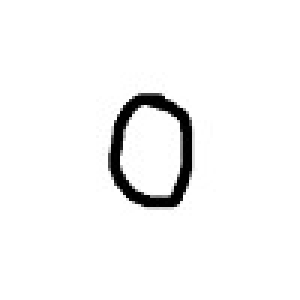
#> input picture dataset/0/B0_01.jpg, 100 x 100 px (shown 3 times larger); its folder holds only this picture in this run
$ jupyter execute --allow-errors Bangla_HandWriting_Digit_Classification.ipynb
#> lines starting #> are read from the running program, lines starting #| are printed output that depends on the picture; after the words box and inside, x2 and y2 are one past the last pixel; in counts of white or black regions, pixels touching at a corner belong together
[cell 1]
import warnings
warnings.filterwarnings('ignore')
import cv2
import numpy as np
import os
import matplotlib.pyplot as plt
from sklearn.model_selection import train_test_split
from tensorflow.keras.preprocessing.image import ImageDataGenerator
from keras.utils import to_categorical
from tensorflow.keras.models import Sequential
from tensorflow.keras.layers import Conv2D, Dense, MaxPooling2D, Activation, Dropout, Flatten
from tensorflow.keras.optimizers import Adam

path='dataset'
images=[]
classNo=[]
testRatio=0.2
valRatio=0.2
imgDimension=(32,32,3)

[cell 2]
myList=os.listdir(path)

numOfClasses=len(myList)

print("Importing Classes..........")
for x in range(0, numOfClasses):
	myPicList=os.listdir(path+"/"+str(x))
	for y in myPicList:
		curImg=cv2.imread(path+"/"+str(x)+"/"+y)
#> curImg is the input picture: shape (100, 100, 3); min 0, max 255, mean 245.5
		curImg=cv2.resize(curImg,(imgDimension[0],imgDimension[1]))
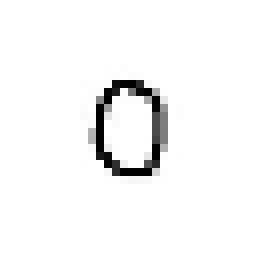
#> curImg: shape (32, 32, 3) (shown 8 times larger); min 0, max 255, mean 245.5
		images.append(curImg)
		classNo.append(x)
	print(x)
#> pass 2 of the loop `for x in range(0, numOfClasses):`:
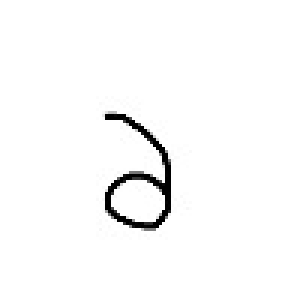
#> input picture dataset/1/B1_01.jpg, 100 x 100 px (shown 3 times larger)
#> curImg is the input picture: shape (100, 100, 3); min 0, max 255, mean 249.7
#> `curImg=cv2.resize(curImg,(imgDimension[0],imgDimension[1]))`:
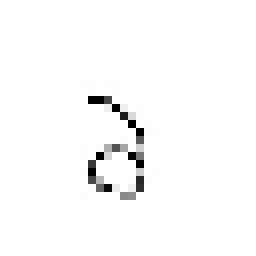
#> curImg: shape (32, 32, 3) (shown 8 times larger); min 0, max 255, mean 249.9

images=np.array(images)
classNo=np.array(classNo)

[cell 3]
x_train, x_test, y_train, y_test=train_test_split(images, classNo, test_size=testRatio)
#> y_train = [0]; y_test = [1]
#> (the rest of this cell did not finish here and is left out)

[cell 4]
numOfSample=[]

for x in range(0,numOfClasses):
	numOfSample.append(len(np.where(y_train==x)[0]))
#> after the loop, numOfSample = [1, 0]


plt.figure(figsize=(10,5))
plt.bar(range(0, numOfClasses),numOfSample)
plt.title("Bar Plot of Classes & Images")
plt.xlabel("No Of Classes")
plt.ylabel("No of Images")
plt.show()
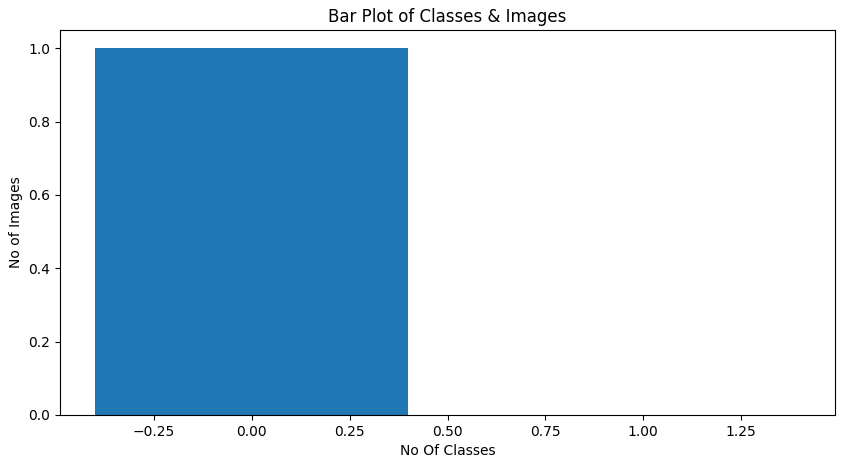
#> figure drawn by matplotlib, 1 panel

[cell 5]
def preprocessing(img):
	# img=np.astype("uint8")
	img=cv2.cvtColor(img, cv2.COLOR_BGR2GRAY)
	_, img = cv2.threshold(img, 170, 255, cv2.THRESH_BINARY)
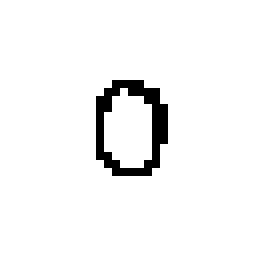
#> img: shape (32, 32) (shown 8 times larger); 95.7% white; black in thin lines or dots, all inside (x1, y1, x2, y2) = (12, 10, 21, 22)
	img=cv2.equalizeHist(img)
	img=img/255
	return img


x_train=np.array(list(map(preprocessing, x_train)))
x_test=np.array(list(map(preprocessing, x_test)))
#> in preprocessing (call 2), `img=cv2.cvtColor(img, cv2.COLOR_BGR2GRAY)`:
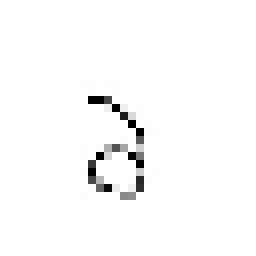
#> img: shape (32, 32) (shown 8 times larger); min 0, max 255, mean 249.9
#> in preprocessing (call 2), `_, img = cv2.threshold(img, 170, 255, cv2.THRESH_BINARY)`:
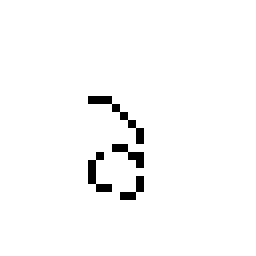
#> img: shape (32, 32) (shown 8 times larger); 97.8% white; black in thin lines or dots, all inside (x1, y1, x2, y2) = (11, 12, 18, 25)
#> (the rest of this cell did not finish here and is left out)
